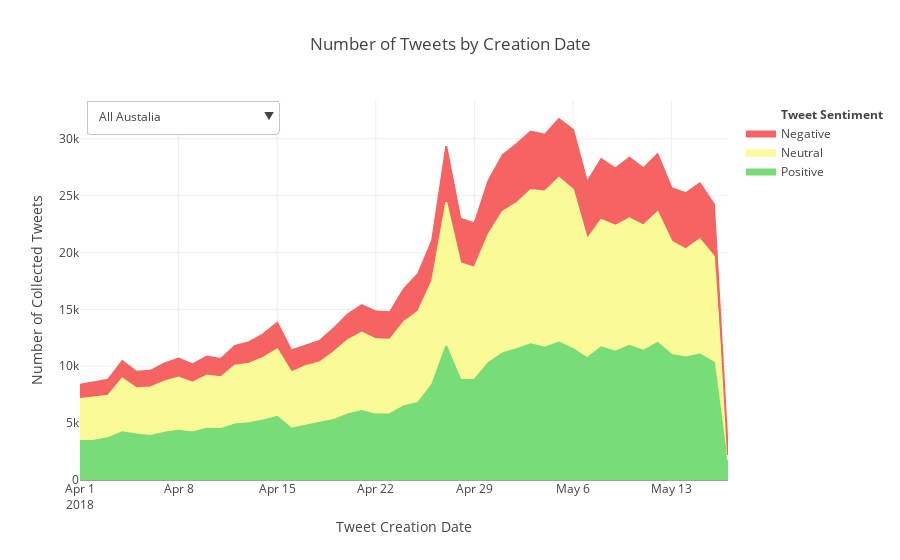

The cell this chart's notebook holds for it:
### Code cell
plot_area_chart(transform_df(data_df), graph_title = 'Number of Tweets by Creation Date')
